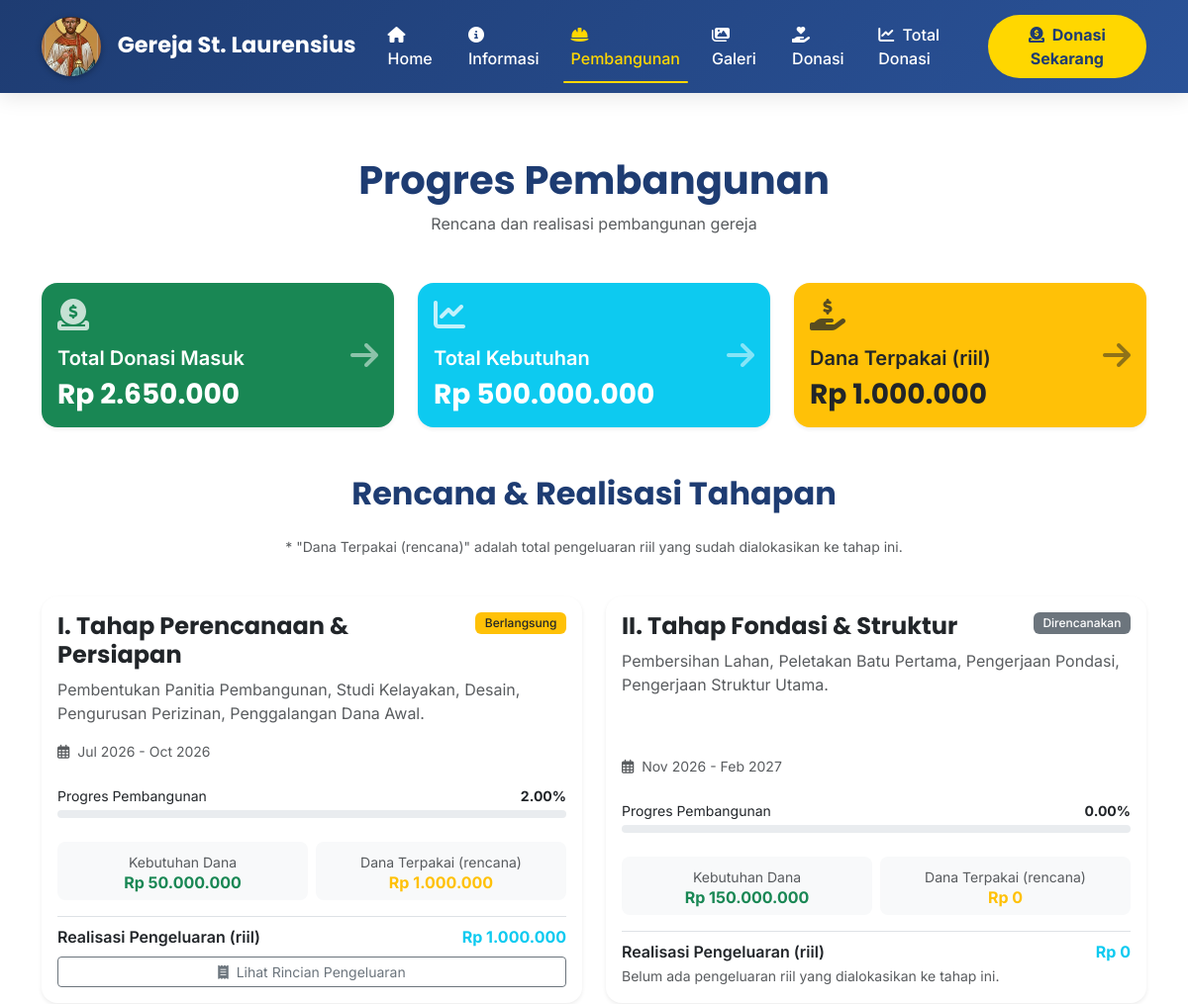
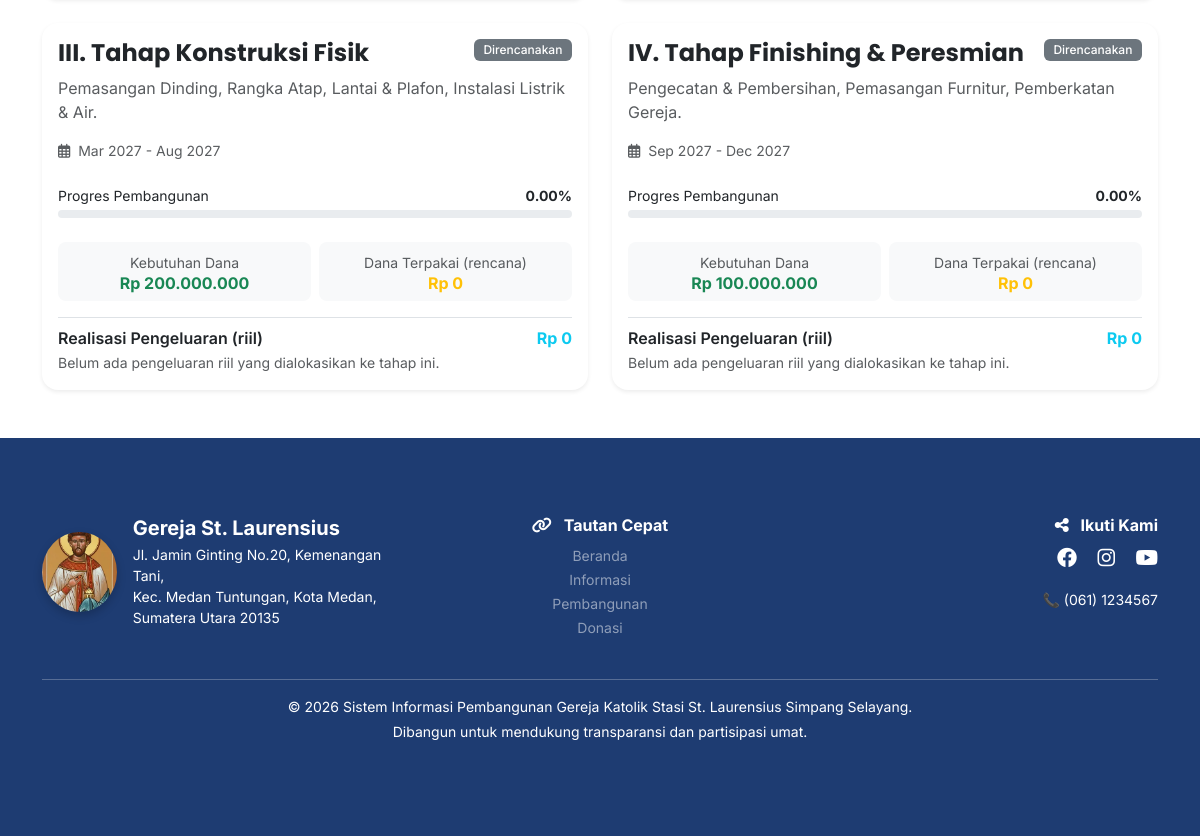
The page /pembangunan.php on the database its author committed (2 pictures, top to bottom).
### tables this page shows
CREATE TABLE `pembangunan` (
  `id_pembangunan` int(11) NOT NULL,
  `judul` varchar(100) NOT NULL,
  `deskripsi` text DEFAULT NULL,
  `kebutuhan_dana` decimal(15,2) DEFAULT 0.00,
  `dana_terpakai` decimal(15,2) DEFAULT 0.00,
  `progres_persen` int(3) DEFAULT 0,
  `gambar` varchar(255) DEFAULT NULL,
  `created_at` timestamp NOT NULL DEFAULT current_timestamp(),
  `tgl_mulai` date DEFAULT NULL,
  `tgl_selesai` date DEFAULT NULL,
  `urutan` int(11) DEFAULT 0,
  `status` enum('direncanakan','berlangsung','selesai') NOT NULL DEFAULT 'direncanakan'
);

### core/functions.php (called while the page is built, shortened)
<?php
function rupiah($angka)
{
    return "Rp " . number_format($angka, 0, ',', '.');
}
function getRingkasanKeuangan($conn)
{
    $queryDonasi = mysqli_query($conn, "SELECT SUM(jumlah) as total_masuk FROM donasi WHERE status='verified'");
    $totalMasuk = $queryDonasi ? (mysqli_fetch_assoc($queryDonasi)['total_masuk'] ?? 0) : 0;
    $queryKebutuhan = mysqli_query($conn, "SELECT SUM(kebutuhan_dana) as total_kebutuhan FROM pembangunan");
    $totalKebutuhan = $queryKebutuhan ? (mysqli_fetch_assoc($queryKebutuhan)['total_kebutuhan'] ?? 0) : 0;
    $queryPengeluaran = mysqli_query($conn, "SELECT SUM(jumlah) as total_terpakai FROM pengeluaran");
    $totalTerpakai = $queryPengeluaran ? (mysqli_fetch_assoc($queryPengeluaran)['total_terpakai'] ?? 0) : 0;
    $sisaDana = $totalMasuk - $totalTerpakai;
    return [
        'total_masuk' => $totalMasuk,
        'total_kebutuhan' => $totalKebutuhan,
        'total_terpakai' => $totalTerpakai,
        'sisa_dana' => $sisaDana
    ];
}
?>

### pembangunan.php (the view, shortened to what this page needs)
<?php
include 'config/database.php';
include 'core/functions.php';
include 'includes/navbar_user.php';
function hitungProgresDariRealisasi($total_realisasi, $kebutuhan_dana)
{
    $progres = ($total_realisasi / $kebutuhan_dana) * 100;
    $progres = round($progres, 2);
    return min($progres, 100);
}
$ringkasan      = getRingkasanKeuangan($conn);
$totalMasuk     = $ringkasan['total_masuk'];
$totalKebutuhan = $ringkasan['total_kebutuhan'];
$totalTerpakai  = $ringkasan['total_terpakai'];
$query = mysqli_query($conn, "SELECT * FROM pembangunan ORDER BY urutan ASC");
?>
<div class="container mt-5 pt-3">
    <div class="text-center mb-5" data-aos="fade-down">
        <h1 class="fw-bold" style="color: #1e3c72;">Progres Pembangunan</h1>
        <p class="text-muted">Rencana dan realisasi pembangunan gereja</p>
    </div>
    <div class="row g-4 mb-5">
        <div class="col-md-4" data-aos="fade-up" data-aos-delay="100">
            <div class="card border-0 shadow-sm rounded-4 h-100 transition-card bg-success text-white">
                <div class="card-body">
                    <div class="d-flex justify-content-between align-items-center">
                        <div><i class="fas fa-donate fa-2x mb-2 opacity-75"></i>
                            <h5 class="fw-semibold mt-2">Total Donasi Masuk</h5>
                            <h3 class="fw-bold mb-0"><?php echo rupiah($totalMasuk); ?></h3>
                        </div>
                        <i class="fas fa-arrow-right fa-2x opacity-50"></i>
                    </div>
                </div>
            </div>
        </div>
        <div class="col-md-4" data-aos="fade-up" data-aos-delay="200">
            <div class="card border-0 shadow-sm rounded-4 h-100 transition-card bg-info text-white">
                <div class="card-body">
                    <div class="d-flex justify-content-between align-items-center">
                        <div><i class="fas fa-chart-line fa-2x mb-2 opacity-75"></i>
                            <h5 class="fw-semibold mt-2">Total Kebutuhan</h5>
                            <h3 class="fw-bold mb-0"><?php echo rupiah($totalKebutuhan); ?></h3>
                        </div>
                        <i class="fas fa-arrow-right fa-2x opacity-50"></i>
                    </div>
                </div>
            </div>
        </div>
        <div class="col-md-4" data-aos="fade-up" data-aos-delay="300">
            <div class="card border-0 shadow-sm rounded-4 h-100 transition-card bg-warning text-dark">
                <div class="card-body">
                    <div class="d-flex justify-content-between align-items-center">
                        <div><i class="fas fa-hand-holding-usd fa-2x mb-2 opacity-75"></i>
                            <h5 class="fw-semibold mt-2">Dana Terpakai (riil)</h5>
                            <h3 class="fw-bold mb-0"><?php echo rupiah($totalTerpakai); ?></h3>
                        </div>
                        <i class="fas fa-arrow-right fa-2x opacity-50"></i>
                    </div>
                </div>
            </div>
        </div>
    </div>
    <div class="row g-4">
        <div class="col-12">
            <h2 class="text-center fw-bold mb-4" style="color: #1e3c72;">Rencana & Realisasi Tahapan</h2>
            <p class="text-center text-muted small">* "Dana Terpakai (rencana)" adalah total pengeluaran riil yang sudah dialokasikan ke tahap ini.</p>
        </div>
        <?php if (mysqli_num_rows($query) > 0): ?>
            <?php $delay = 100;
            while ($row = mysqli_fetch_assoc($query)):
                $id_kegiatan = $row['id_pembangunan'];
                $queryRealisasi = mysqli_query($conn, "SELECT SUM(jumlah) as total FROM pengeluaran WHERE id_pembangunan = $id_kegiatan");
                $totalRealisasi = 0;
                if ($queryRealisasi && $res = mysqli_fetch_assoc($queryRealisasi)) {
                    $totalRealisasi = $res['total'] ?? 0;
                }
                $kebutuhan = $row['kebutuhan_dana'] ?? 0;
                $progres_numeric = hitungProgresDariRealisasi($totalRealisasi, $kebutuhan);
                $progres_tampil = number_format($progres_numeric, 2);
                $queryPengeluaranDetail = mysqli_query($conn, "SELECT * FROM pengeluaran WHERE id_pembangunan = $id_kegiatan ORDER BY tanggal DESC");
                $pengeluaranList = [];
                while ($pl = mysqli_fetch_assoc($queryPengeluaranDetail)) {
                    $pengeluaranList[] = $pl;
                }
                $statusBadge = '';
                if ($row['status'] == 'selesai') $statusBadge = '<span class="badge bg-success ms-2">Selesai</span>';
                elseif ($row['status'] == 'berlangsung') $statusBadge = '<span class="badge bg-warning text-dark ms-2">Berlangsung</span>';
                else $statusBadge = '<span class="badge bg-secondary ms-2">Direncanakan</span>';
            ?>
                <div class="col-md-6" data-aos="fade-up" data-aos-delay="<?php echo $delay; ?>">
                    <div class="card border-0 shadow-sm rounded-4 h-100 transition-card overflow-hidden">
                        <div class="card-body d-flex flex-column">
                            <div class="d-flex justify-content-between align-items-start">
                                <h4 class="fw-bold"><?php echo htmlspecialchars($row['judul']); ?></h4>
                                <?php echo $statusBadge; ?>
                            </div>
                            <p class="text-muted flex-grow-1"><?php echo nl2br(htmlspecialchars(substr($row['deskripsi'], 0, 150))); ?><?php echo strlen($row['deskripsi']) > 150 ? '...' : ''; ?></p>
                            <?php if ($row['tgl_mulai'] && $row['tgl_selesai']): ?>
                                <div class="small text-muted mb-2">
                                    <i class="far fa-calendar-alt me-1"></i> <?php echo date('M Y', strtotime($row['tgl_mulai'])); ?> - <?php echo date('M Y', strtotime($row['tgl_selesai'])); ?>
                                </div>
                            <?php endif; ?>
                            <div class="mt-3">
                                <div class="d-flex justify-content-between small mb-1">
                                    <span>Progres Pembangunan</span>
                                    <span class="fw-bold"><?php echo $progres_tampil; ?>%</span>
                                </div>
                                <div class="progress" style="height: 8px;">
                                </div>
                            </div>
                            <?php if ($kebutuhan > 0): ?>
                                <div class="row mt-3 g-2">
                                    <div class="col-6">
                                        <div class="bg-light rounded-3 p-2 text-center">
                                            <small class="text-muted">Kebutuhan Dana</small>
                                            <h6 class="fw-bold mb-0 text-success"><?php echo rupiah($kebutuhan); ?></h6>
                                        </div>
                                    </div>
                                    <div class="col-6">
                                        <div class="bg-light rounded-3 p-2 text-center">
                                            <small class="text-muted">Dana Terpakai (rencana)</small>
                                            <h6 class="fw-bold mb-0 text-warning"><?php echo rupiah($totalRealisasi); ?></h6>
                                        </div>
                                    </div>
                                </div>
                            <?php endif; ?>
                            <div class="mt-3 pt-2 border-top">
                                <div class="d-flex justify-content-between align-items-center">
                                    <span class="fw-semibold">Realisasi Pengeluaran (riil)</span>
                                    <span class="fw-bold text-info"><?php echo rupiah($totalRealisasi); ?></span>
                                </div>
                                <?php if (count($pengeluaranList) > 0): ?>
                                    <button class="btn btn-sm btn-outline-secondary mt-2 w-100 btn-detail-pengeluaran"
                                        data-list='<?php echo htmlspecialchars(json_encode($pengeluaranList)); ?>'>
                                        <i class="fas fa-receipt me-1"></i> Lihat Rincian Pengeluaran
                                    </button>
                                <?php else: ?>
                                    <small class="text-muted">Belum ada pengeluaran riil yang dialokasikan ke tahap ini.</small>
                                <?php endif; ?>
                            </div>
                        </div>
                    </div>
                </div>
            <?php $delay += 100;
            endwhile; ?>
        <?php else: ?>
            <div class="col-12 text-center py-5"><i class="fas fa-hard-hat fa-4x text-muted mb-3"></i>
                <p class="text-muted">Belum ada data pembangunan.</p>
            </div>
        <?php endif; ?>
    </div>
</div>
<?php include 'includes/footer.php'; ?>

### includes/navbar_user.php (style rules this page uses)
* { font-family: 'Inter', sans-serif; }
h1, h2, h3, h4, .navbar-brand { font-family: 'Poppins', sans-serif; }

### pembangunan.php (style rules this page uses)
.transition-card { transition: transform 0.35s cubic-bezier(0.2, 0.9, 0.4, 1.1), box-shadow 0.3s ease; will-change: transform; }
.progress { background-color: #e9ecef; border-radius: 10px; }
[data-aos] { transition-timing-function: cubic-bezier(0.2, 0.9, 0.4, 1.1); }
.badge { font-weight: 500; padding: 0.4em 0.8em; }

### rows shown on the page
pembangunan: judul "I. Tahap Perencanaan & Persiapan", status "Berlangsung", deskripsi "Pembentukan Panitia Pembangunan, Studi Kelayakan, Desain, Pengurusan Perizinan, Penggalangan Dana Awal.", tgl_mulai "Jul 2026", tgl_selesai "Oct 2026", progres_tampil "2.00", kebutuhan_dana "Rp 50.000.000", totalRealisasi "Rp 1.000.000"
pembangunan: judul "II. Tahap Fondasi & Struktur", status "Direncanakan", deskripsi "Pembersihan Lahan, Peletakan Batu Pertama, Pengerjaan Pondasi, Pengerjaan Struktur Utama.", tgl_mulai "Nov 2026", tgl_selesai "Feb 2027", progres_tampil "0.00", kebutuhan_dana "Rp 150.000.000", totalRealisasi "Rp 0", shows "Belum ada pengeluaran riil yang dialokasikan ke tahap ini."
pembangunan: judul "III. Tahap Konstruksi Fisik", status "Direncanakan", deskripsi "Pemasangan Dinding, Rangka Atap, Lantai & Plafon, Instalasi Listrik & Air.", tgl_mulai "Mar 2027", tgl_selesai "Aug 2027", progres_tampil "0.00", kebutuhan_dana "Rp 200.000.000", totalRealisasi "Rp 0", shows "Belum ada pengeluaran riil yang dialokasikan ke tahap ini."
pembangunan: judul "IV. Tahap Finishing & Peresmian", status "Direncanakan", deskripsi "Pengecatan & Pembersihan, Pemasangan Furnitur, Pemberkatan Gereja.", tgl_mulai "Sep 2027", tgl_selesai "Dec 2027", progres_tampil "0.00", kebutuhan_dana "Rp 100.000.000", totalRealisasi "Rp 0", shows "Belum ada pengeluaran riil yang dialokasikan ke tahap ini."

### other values the page prints
rupiah($totalMasuk) "Rp 2.650.000"
rupiah($totalKebutuhan) "Rp 500.000.000"
rupiah($totalTerpakai) "Rp 1.000.000"
